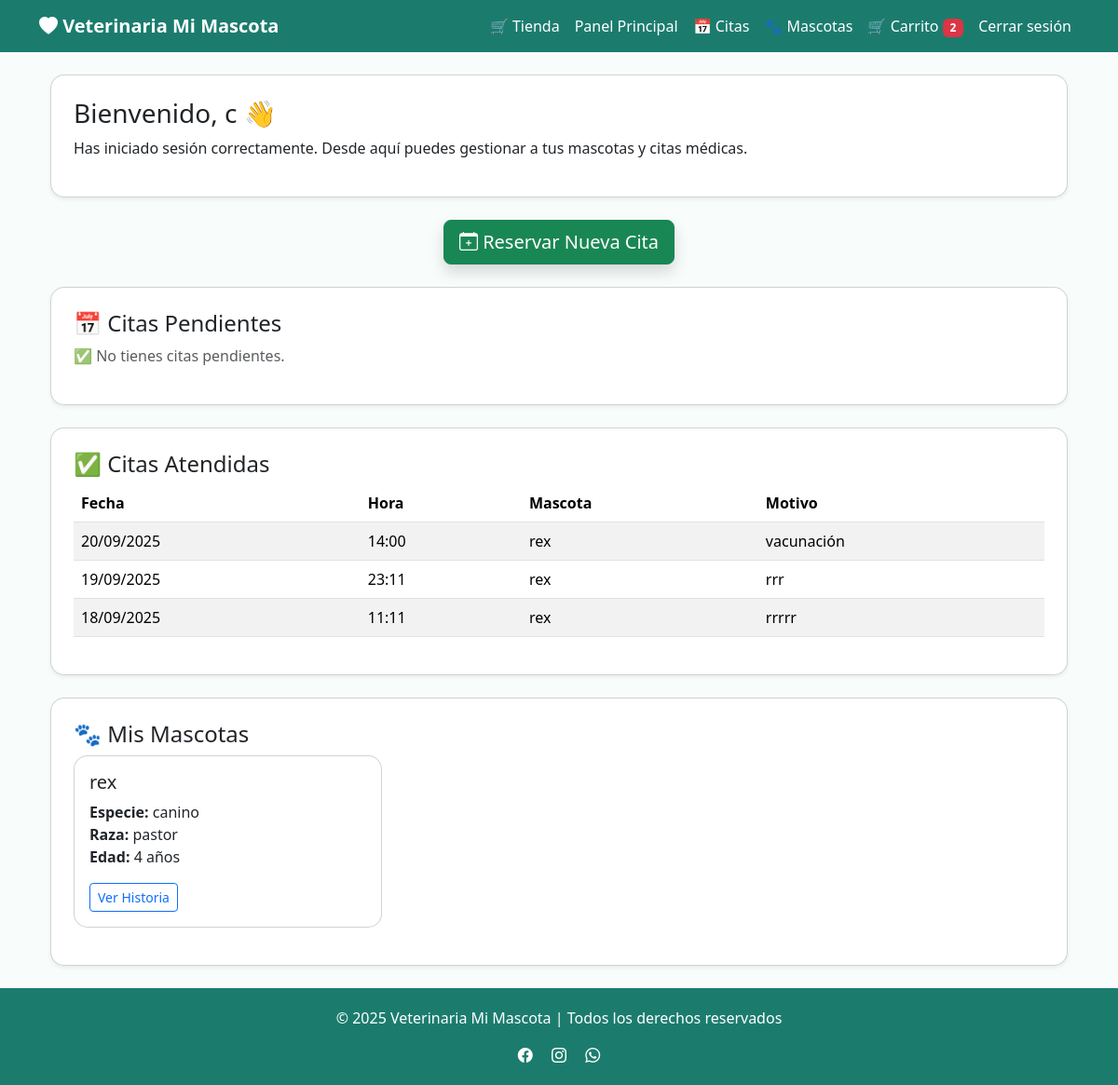
/dashboard (signed in), run on an earlier commit of the app's database.
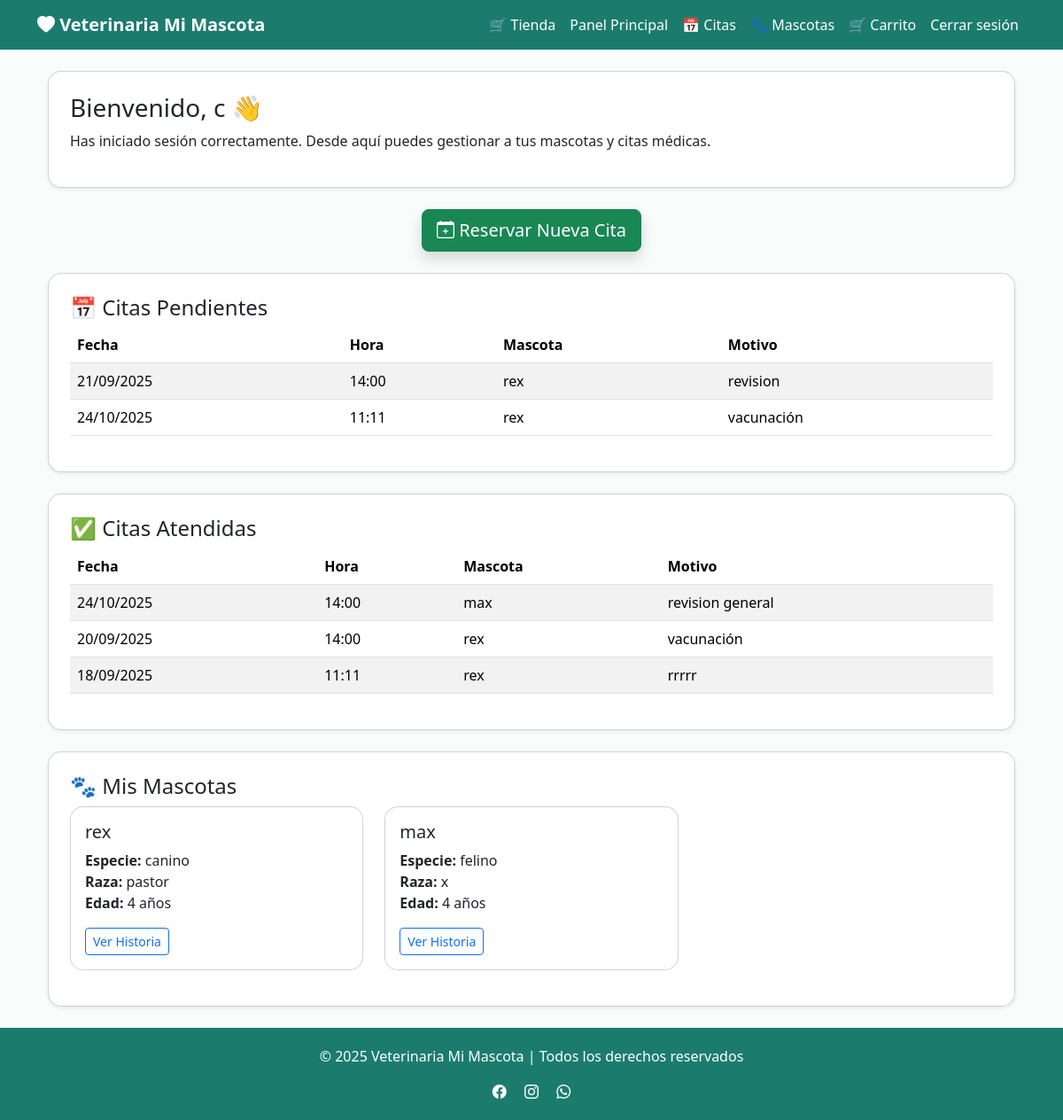
And on a later commit of the database.
### app/models/cita.py (models this page shows, shortened)
class Cita(db.Model):
    __tablename__ = 'citas'
    id_cita = db.Column(db.Integer, primary_key=True)
    fecha = db.Column(db.Date, nullable=False)
    hora = db.Column(db.Time, nullable=False)
    motivo = db.Column(db.String(100), nullable=False)
    estado = db.Column(db.String(20), default='pendiente')
    id_mascota = db.Column(db.Integer, db.ForeignKey('mascotas.id_mascota'), nullable=False)
    id_usuario = db.Column(db.Integer, db.ForeignKey('usuarios.id_usuario'), nullable=False)  # Dueño de la mascota
    id_veterinario = db.Column(db.Integer, db.ForeignKey('usuarios.id_usuario'), nullable=True)  # Veterinario asignado
    mascota = db.relationship('Mascota', back_populates='citas')
    historia_clinica = db.relationship('HistoriaClinica', back_populates='cita', uselist=False)
    usuario = db.relationship('Usuario', foreign_keys=[id_usuario], back_populates='citas_cliente')
    veterinario_rel = db.relationship('Usuario', foreign_keys=[id_veterinario], back_populates='citas_veterinario')
    __table_args__ = (
        db.UniqueConstraint('fecha', 'hora', name='_fecha_hora_uc'),
        db.Index('ix_cita_fecha', 'fecha'),
    )

### app/models/mascota.py (models this page shows)
class Mascota(db.Model):
    __tablename__ = "mascotas"
    id_mascota = db.Column(db.Integer, primary_key=True)
    nombre = db.Column(db.String(100), nullable=False)
    especie = db.Column(db.String(50), nullable=False)
    raza = db.Column(db.String(50))
    genero = db.Column(db.String(10))
    fecha_nacimiento = db.Column(db.Date)
    id_usuario = db.Column(db.Integer, db.ForeignKey("usuarios.id_usuario"), nullable=False)
    usuario = db.relationship('Usuario', back_populates='mascotas')
    historia_clinica = db.relationship('HistoriaClinica', back_populates='mascota', uselist=False)
    citas = db.relationship('Cita', back_populates='mascota')
    @property
    def edad(self):
        if self.fecha_nacimiento:
            hoy = date.today()
            return hoy.year - self.fecha_nacimiento.year - (
                (hoy.month, hoy.day) < (self.fecha_nacimiento.month, self.fecha_nacimiento.day)
            )
        return None

### app/routes/main.py (the view)
@main_bp.route("/dashboard")
@login_required
def dashboard():
    mascotas = Mascota.query.filter_by(id_usuario=current_user.id_usuario).all()
    citas_pendientes = Cita.query.filter_by(
        id_usuario=current_user.id_usuario,
        estado="pendiente"
    ).order_by(Cita.fecha.asc()).all()
    citas_atendidas = Cita.query.filter_by(
        id_usuario=current_user.id_usuario,
        estado="atendida"
    ).order_by(Cita.fecha.desc()).all()
    return render_template(
        "dashboard.html",
        mascotas=mascotas,
        citas_pendientes=citas_pendientes,
        citas_atendidas=citas_atendidas
    )

### app/templates/dashboard.html (shortened to what this page needs)
{% extends "base.html" %}
{% block content %}
<div class="container mt-4">
    <div class="card p-4 shadow-sm">
        <h1 class="h3 font-bold">Bienvenido, {{ current_user.nombre }} 👋</h1>
        <p>Has iniciado sesión correctamente. Desde aquí puedes gestionar a tus mascotas y citas médicas.</p>
    </div>
    <div class="text-center my-4">
        <a href="{{ url_for('citas.reservar_cita') }}" class="btn btn-success btn-lg shadow">
            <i class="bi bi-calendar-plus"></i> Reservar Nueva Cita
        </a>
    </div>
    <div class="card p-4 mb-4 shadow-sm">
        <h2 class="h4">📅 Citas Pendientes</h2>
        {% if citas_pendientes %}
        <table class="table table-striped">
            <thead>
                <tr>
                    <th>Fecha</th>
                    <th>Hora</th>
                    <th>Mascota</th>
                    <th>Motivo</th>
                </tr>
            </thead>
            <tbody>
                {% for cita in citas_pendientes %}
                <tr>
                    <td>{{ cita.fecha.strftime('%d/%m/%Y') }}</td>
                    <td>{{ cita.hora.strftime('%H:%M') }}</td>
                    <td>{{ cita.mascota.nombre }}</td>
                    <td>{{ cita.motivo or 'Sin motivo' }}</td>
                </tr>
                {% endfor %}
            </tbody>
        </table>
        {% else %}
        <p class="text-muted">✅ No tienes citas pendientes.</p>
        {% endif %}
    </div>
    <div class="card p-4 mb-4 shadow-sm">
        <h2 class="h4">✅ Citas Atendidas</h2>
        {% if citas_atendidas %}
        <table class="table table-striped">
            <thead>
                <tr>
                    <th>Fecha</th>
                    <th>Hora</th>
                    <th>Mascota</th>
                    <th>Motivo</th>
                </tr>
            </thead>
            <tbody>
                {% for cita in citas_atendidas %}
                <tr>
                    <td>{{ cita.fecha.strftime('%d/%m/%Y') }}</td>
                    <td>{{ cita.hora.strftime('%H:%M') }}</td>
                    <td>{{ cita.mascota.nombre }}</td>
                    <td>{{ cita.motivo or 'Sin motivo' }}</td>
                </tr>
                {% endfor %}
            </tbody>
        </table>
        {% else %}
        <p class="text-muted">⚠️ No tienes citas atendidas aún.</p>
        {% endif %}
    </div>
    {% if mascotas %}
    <div class="card p-4 shadow-sm">
        <h2 class="h4">🐾 Mis Mascotas</h2>
        <div class="row">
            {% for mascota in mascotas %}
            <div class="col-md-4 mb-3">
                <div class="card h-100">
                    <div class="card-body">
                        <h5 class="card-title">{{ mascota.nombre }}</h5>
                        <p class="card-text">
                            <strong>Especie:</strong> {{ mascota.especie }}<br>
                            <strong>Raza:</strong> {{ mascota.raza }}<br>
                            <strong>Edad:</strong> {{ mascota.edad }} años
                        </p>
                        <a href="{{ url_for('historia.listar', id_mascota=mascota.id_mascota) }}"
                           class="btn btn-sm btn-outline-primary">Ver Historia</a>
                    </div>
                </div>
            </div>
            {% endfor %}
        </div>
    </div>
    {% endif %}
</div>
{% endblock %}

What changed in the data, as far as the page shows it:
removed Cita: fecha "19/09/2025", hora "23:11", mascota.nombre "rex", motivo "rrr", shown under "✅ Citas Atendidas"
added Cita: fecha "21/09/2025", hora "14:00", mascota.nombre "rex", motivo "revision", shown under "📅 Citas Pendientes"
added Cita: fecha "24/10/2025", hora "11:11", mascota.nombre "rex", motivo "vacunación", shown under "📅 Citas Pendientes"
added Cita: fecha "24/10/2025", hora "14:00", mascota.nombre "max", motivo "revision general", shown under "✅ Citas Atendidas"
added Mascota: nombre "max", especie "felino", raza "x", edad "4"
Also different on the page:
{{ current_user.carrito.items|length }}: "2" → (not shown)
text no longer shown: "✅ No tienes citas pendientes."
text now shown: "Fecha Hora Mascota Motivo"
